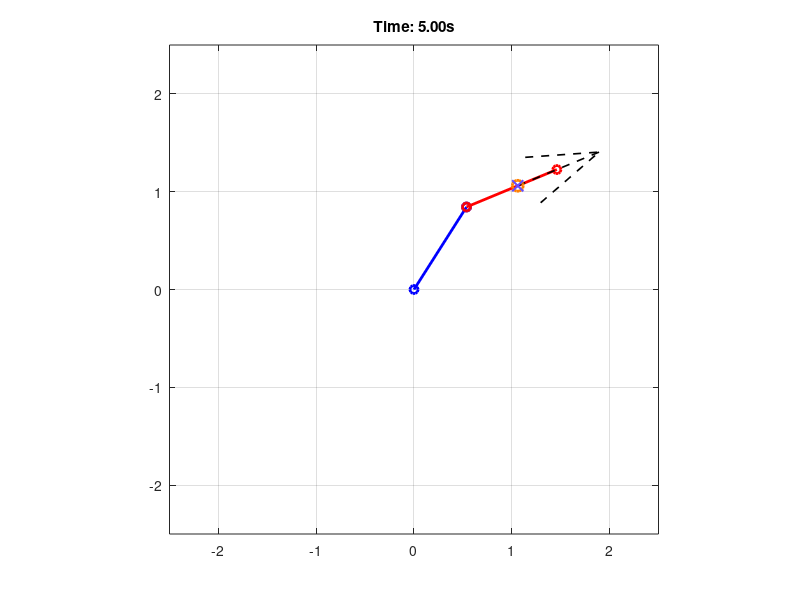

MATLAB code to generate this figure:
%FIRST HOMEWORK FOR ALL STUDENTS (lambda not fixed)
clear all
% length of the links

l1 = 1; 
l2 = 1;

% initial value of the parameter lambda (see the lecture on task control with RCM constraint)

lambda0=0.5 

% initial manipulator configuration

q0=[pi/4; 0]

%positions of points p1 and p2 in the picture, respectively the position of the first joint and of the end-effector

p1=[l1*cos(q0(1));l1*sin(q0(1))];


p2=[l1*cos(q0(1))+l2*cos(q0(1)+q0(2));l1*sin(q0(1))+l2*sin(q0(1)+q0(2))];

 
% final desired orientation of the second link

theta_d=pi/8 ;

%position of the trocar

x_tr=p1(1)+lambda0*(p2(1)-p1(1));

y_tr=p1(2)+lambda0*(p2(2)-p1(2));

rcm = [x_tr; y_tr];

%NEWTON METHOD FOR INVERSE KINEMATICS

max_iter = 10;       % Maximum number of iterations
tol = 1e-6;           % Tolerance for convergence (acceptable residual norm)


% Initial configuration for [q1; q2; lambda]
x = [q0; lambda0];

for i = 1:max_iter
    q1 = x(1);
    q2 = x(2);
    lambda = x(3);
    
    % Forward kinematics
    p1 = [l1*cos(q1); l1*sin(q1)];
    p2 = [p1(1) + l2*cos(q1+q2); p1(2) + l2*sin(q1+q2)];
    p_rcm = p1 + lambda*(p2 - p1);
    
    % Constraint function
    f = [p_rcm(1) - x_tr; %x_rcm == x_trocar
         p_rcm(2) - y_tr; %y_rcm == y_trocar
         q1 + q2 - theta_d]; %the orientation of the e-e == theta_d


    %Analytic Jacobian
    J = [-l1*sin(q1) - lambda*l2*sin(q1+q2),     -lambda*l2*sin(q1+q2),     (p2(1) - p1(1));
     l1*cos(q1) + lambda*l2*cos(q1+q2),      lambda*l2*cos(q1+q2),     (p2(2) - p1(2));
     1,                                      1,                        0];


    % Update state
    x = x - pinv(J)*f;

    % Lambda belongs to [0, 1] interval
    x(3) = max(0, min(1, x(3)));

    disp(['Iter ', num2str(i), ' Lambda value: ', num2str(x(3)), ' Error norm: ', num2str(norm(f))]); %displaying lambda value and error value for each iteration

    % Convergence check
    if norm(f) < tol
        disp(['Converged at iteration ', num2str(i)]);
        break;
    end
end


% Output final solution
q_sol = x(1:2);
lambda_sol = x(3);

% Display final joint values
fprintf('Final joint angles:\nq1 = %.4f rad\nq2 = %.4f rad\n', q_sol(1), q_sol(2));
fprintf('Final lambda value:\nlambda= %.4f \n', lambda_sol);


%TRAJECTORY PLANNING (cubic trajectory rest-to-rest)

t_total = 5;           % total animation time (seconds)
dt = 0.05;             % time step
time = 0:dt:t_total;   % time vector

q_start = [q0(1); q0(2)];  % initial joint position
q_end   = [q_sol(1); q_sol(2)];      % final joint position computed with newton method
delta_q = q_end - q_start;


q_traj = zeros(2, length(time));

for i = 1:length(time)
    t = time(i);
    tau = t / t_total;
    q_traj(:, i) = q_start + (3*tau^2 - 2*tau^3) .* delta_q;
end


figure;
axis equal;
axis([-2.5 2.5 -2.5 2.5]);
grid on;

for i = 1:length(time)
    q1 = q_traj(1,i);
    q2 = q_traj(2,i);
    
    p0 = [0; 0];
    p1 = p0 + [l1*cos(q1); l1*sin(q1)];
    p2 = p1 + [l2*cos(q1 + q2); l2*sin(q1 + q2)];

    % Compute trocar point at this time step
    p_trocar = p1 + lambda_sol * (p2 - p1);
   
    
    % Plot links
    clf;
    plot([p0(1) p1(1)], [p0(2) p1(2)], 'b-o', 'LineWidth', 2); hold on;
    plot([p1(1) p2(1)], [p1(2) p2(2)], 'r-o', 'LineWidth', 2);
    
    % Plot desired orientation
    quiver(x_tr, y_tr, cos(theta_d), sin(theta_d), 'k--', 'LineWidth', 1.2, 'MaxHeadSize', 0.5, 'Tag', 'arm');
    
    % Draw fixed RCM point
    plot(x_tr, y_tr, 'ko', 'MarkerSize', 8, 'Color', [1, 0.5, 0], 'LineWidth', 2);

    % Plot current trocar point as 'x'
     plot(p_trocar(1), p_trocar(2), 'kx', 'MarkerSize', 8, 'Color', [0.4, 0.3, 1], 'LineWidth', 1.5);

    
    title(['Time: ', num2str(time(i), '%.2f'), 's']);
    axis equal;
    axis([-2.5 2.5 -2.5 2.5]);
    grid on;
    drawnow;
end

disp('Press any key to close the figure.');
pause;  
close(gcf); 
